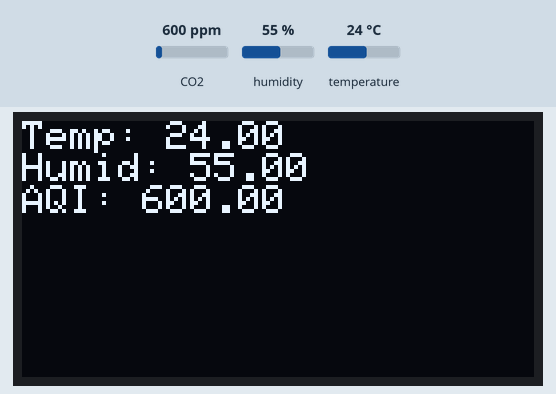
Simulated run of this sketch. Board: ESP8266 (NodeMCU). On the bench: 128×64 one-colour display. The inputs (shaded band) are chosen by the test bench; at power-on: CO2 600 ppm, humidity 55 %, temperature 24 °C. WiFi joins after 1.5 s; servers stay silent unless stated; random numbers use the default seed unless the sketch sets one; no MQTT or app messages arrive unless stated; what the sketch prints to the serial monitor is not drawn.

Above: at 3.7 s.
3.8 s: CO2 set to 452 ppm
At 4.5 s:
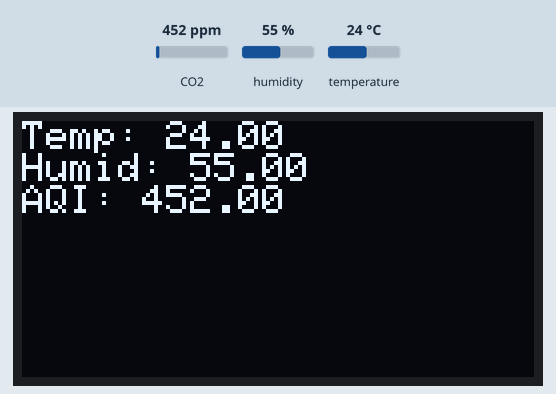
5.4 s: humidity set to 22 %
At 8.6 s:
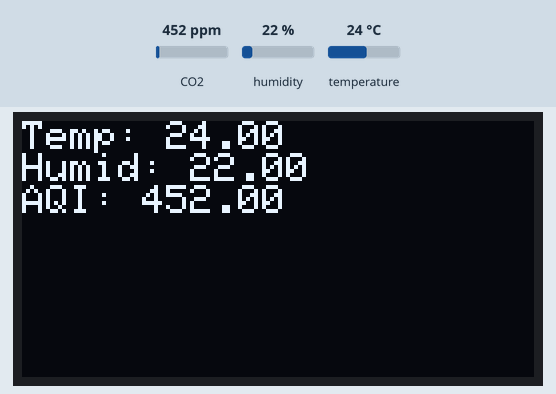
9.0 s: temperature set to 12 °C
At 10.6 s:
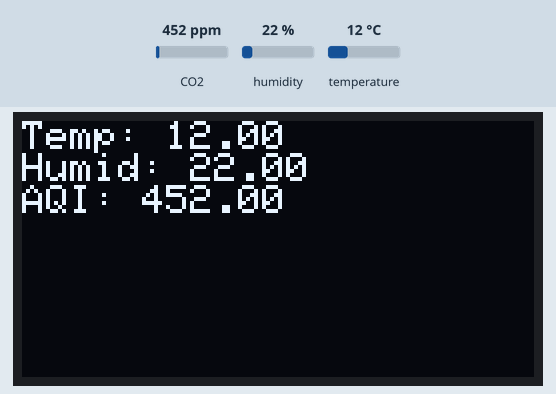
11.4 s: CO2 set to 1050 ppm
At 13.5 s:
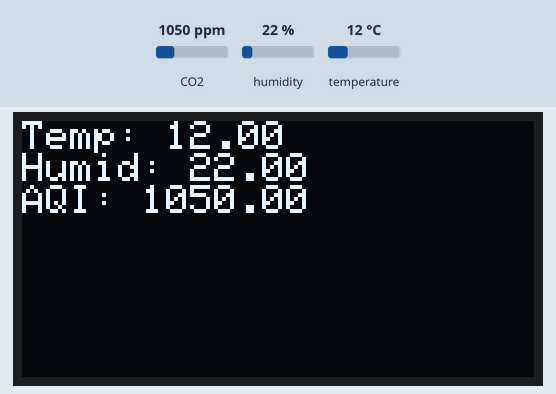
13.8 s: humidity set to 40 %
At 15.9 s:
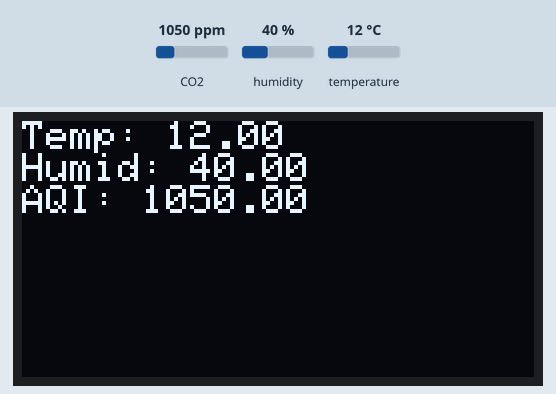
16.2 s: CO2 set to 1700 ppm
At 18.0 s:
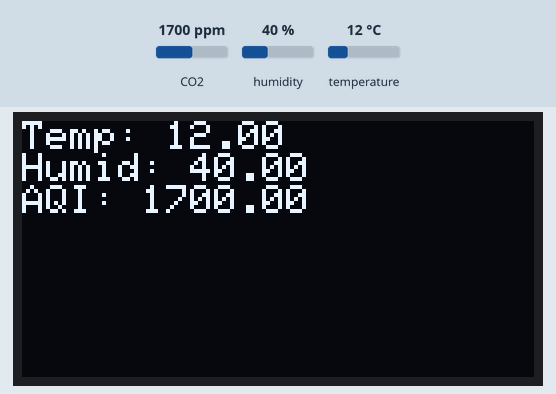
Timing chart, 0 to 19.5 s (numbered marks = the images above; inputs shaded):
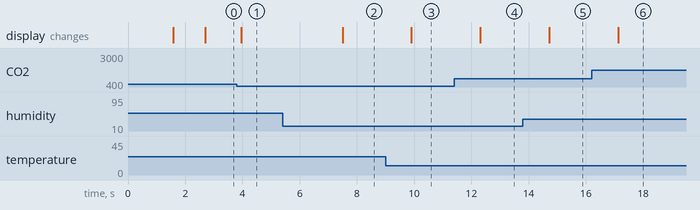

Measured:
- after the input at 3.8 s, the display: changes after 0.16 s (image 1)
- after the input at 5.4 s, the display: changes after 2.1 s (image 2)
- after the input at 9.0 s, the display: changes after 0.91 s (image 3)
- after the input at 11.4 s, the display: changes after 0.91 s (image 4)
- after the input at 13.8 s, the display: changes after 0.92 s (image 5)
- after the input at 16.2 s, the display: changes after 0.93 s (image 6)

The sketch:

Test_3_Revised.ino
```cpp
// dht_with_airquality_mqtt on_OLED Display experiment

/*--> In this experiment temperature, humidity and Air quality value is showing on oled display and as well as on Node red server.

// first you have to inclue the libraries in your arduino ide.
// You can include the libraries from arduino ide
  Step 1- click on sketch on menu bar of arduino ide
  Step 2- hover on include libraries and then click on add zip library or you download libraries from manage library option.
  Step 3- Go to the folder where you have saved the zip files of the libraries.
  Step 4- Then click on open.

TO GET THE DATA ON NODE RED SERVER YOU HAVE TO INSTALL NODE RED ON YOUR DESKTOP

TO INSTALL THE NODE RED ON YOUR SERVER FOLLOW THE BELOW STEPS

STEP 1. Open your browser and open the attached link and download node js "https://nodejs.org/en/download"
STEP 2. If you have windows 7 or lower try to download lower version of node js.(Optional)
STEP 3. Once installed, open a command prompt and run the following command to ensure Node.js and npm are installed correctly
        a> node --version
        b> npm --version
STEP 4. After that you have to run command
        a> npm install -g --unsafe-perm node-red
STEP 5. Once installed, you are ready to run Node-RED.
STEP 6. open command prompt and run command "node-red".


////////////////////////////////////PIN MAPING////////////////////////////////////////

         oled section                   Node MCU
           GND                            GND
           VDD                            3V3
           SCK                            D1
           SCL                            D2


   DHT 11 temp & humd section           Node MCU
           5v/3V3                         3V3
           DATA                           D4

     MQ135(Air Quality) section         Node MCU
           D0                             A0
           GND                            GND
           PWR                            Vin        */


#include <ArduinoJson.h>
#include <PubSubClient.h>
#include<WiFiManager.h>
#include "OakOLED.h"
#include"MQ135.h"
#include "DHT.h"    // including the library of DHT11 temperature and humidity sensor
#define DHTPIN D4      // Selecting the pin at which we have connected DHT11
#define DHTTYPE DHT11 // Selecting the type of DHT sensors
DHT dht ( DHTPIN, DHTTYPE );
int sensorValue;

OakOLED oled;

// WiFi parameters to be configured
const char* ssid = "uniconverge_2_4g"; // Write here your router's username
const char* password = "#UCT@12345"; // Write here your router's password

WiFiClient espClient;
PubSubClient client(espClient);
char mqtt_server[20] = "3.111.55.21" ;
char port[6] = "1883";
char topic[40] = "WM16";

unsigned long lastMsg = 0;
#define MSG_BUFFER_SIZE  (200)
char json[MSG_BUFFER_SIZE];
int value = 0;


void reconnect() {
  // Loop until we're reconnected
  while (!client.connected()) {
    Serial.print("Attempting MQTT connection...");
    // Create a random client ID
    String clientId = "espClient";
   clientId += String(random(0xffff), HEX);
    // Attempt to connect
    if (client.connect(clientId.c_str()))
   // if (client.connect("espClient", "BTbDj8IUPl7778PYLSvI", ""))
    {
      Serial.println("connected to broker: ");
      Serial.println(mqtt_server);
      //Once connected, publish an announcement...
      //client.publish(topic, "hello world");
      // ... and resubscribe
      //client.subscribe("inTopic");
    }

    else {
      Serial.print("failed, rc=");
      Serial.print(mqtt_server);
      Serial.print(client.state());
      Serial.println(" try again in 5 seconds");
      // Wait 5 seconds before retrying
      delay(5000);
    }
  }
}

void mqtt_setup(){

  client.setServer(mqtt_server, atoi(port));
}

void mqtt_loop(){

    if (!client.connected()) {
    reconnect();
  }
   MQ135 gasSensor = MQ135(A0);
   float air_quality = gasSensor.getPPM();
    float humidity = dht.readHumidity ( );  // Declaring h a variable and storing the humidity in it.
   float temp = dht.readTemperature ( );
  /**
     Read the measured temp data
     Return the measured temp data of float type, unit: C
  */
  Serial.print(" Temperature:");
  Serial.print(temp);   // Only print one decimal place
  Serial.print("C");
  Serial.print(" Humidity:");
  Serial.print(humidity);   // Only print one decimal place
  Serial.print("%");
  Serial.println("Air_Quality");
  Serial.println(air_quality);
  Serial.println("PPM");
  Serial.println();

  oled.clearDisplay();
  oled.setTextSize(1.5);
  oled.setTextColor(1);
  oled.setCursor(0,0);
  oled.print("Temp: ");
  oled.println(temp);
  oled.print("Humid: ");
  oled.println(humidity);
  oled.print("AQI: ");
  oled.println(air_quality);
  oled.display();
  delay(1000);


  //Creating JSON object to send
  StaticJsonDocument<200> doc;
  JsonObject root = doc.to<JsonObject>();

  root["temp"] = temp;
  root["t_unit"] = "C";
  root["humid"] = humidity;
  root["h_unit"]= "%";
  root["air_Q"] = air_quality;
  root["a_unit"] = "PPM";


  serializeJsonPretty(doc, Serial);
  serializeJsonPretty(doc, json);

  client.loop();

  unsigned long now = millis();
  if (now - lastMsg > 2000) {
    lastMsg = now;
    ++value;
    //snprintf (json, MSG_BUFFER_SIZE, "hello world #%ld", value); // was showing unexpected token h in JSON at position 0"
    Serial.print("Publish message: ");
    Serial.println(json);
    client.publish(topic, json);
  }
}

void setup() {
 // pinMode(BUILTIN_LED, OUTPUT);
  Serial.begin(9600);
  // Connect to WiFi
  WiFi.begin(ssid, password);


  oled.begin();
  oled.clearDisplay();
  oled.setTextSize(1);
  oled.setTextColor(1);
  oled.setCursor(0,0);
  oled.println("CONNECTING TO WiFi");
  oled.display();


  // while wifi not connected yet, print '.'
  // then after it connected, get out of the loop
  while (WiFi.status() != WL_CONNECTED) {
     delay(500);
     Serial.print(".");
  }
  //print a new line, then print WiFi connected and the IP address
  Serial.println("");
   oled.clearDisplay();
  oled.setTextSize(1);
  oled.setTextColor(1);
  oled.setCursor(0,0);
  oled.println("CONNECTED TO WiFi");
  oled.display();
  Serial.println("WiFi connected");
  // Print the IP address
  Serial.println(WiFi.localIP());
  delay(1000);
   dht.begin (  );
    mqtt_setup();
}

void loop() {

  mqtt_loop();
}
```
